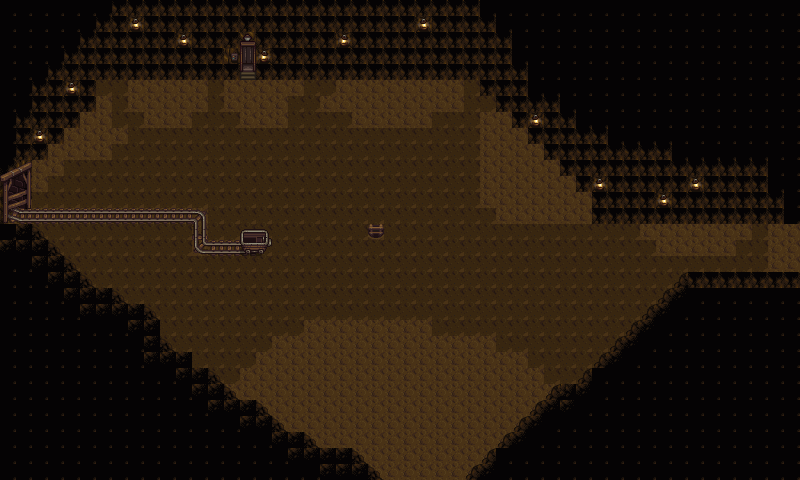

Below is a game level as drawn by its tile map, then a one-line description and the .tmx that defines it (tile-layer data replaced by summaries):
An orthogonal 50x30 tile map with 16x16 px tiles, 6 tile layers (background, stair, Wall, rail, ...), 2 tilesets and 16 objects.

<map version="1.10" tiledversion="1.11.2" orientation="orthogonal" renderorder="right-down" width="50" height="30" tilewidth="16" tileheight="16" infinite="0" nextlayerid="15" nextobjectid="31">
 <tileset firstgid="1" name="spring_outdoors" tilewidth="16" tileheight="16" tilecount="1975" columns="25">
  <image source="../spring_outdoors/spring_outdoors.png" width="400" height="1264" />
  <tile id="181" probability="0.1" />
  <tile id="182" probability="0.1" />
  <tile id="206" probability="0.05" />
  <tile id="207" probability="0.05" />
  <tile id="231" probability="0.05" />
  <wangsets>
   <wangset name="DeepGreenGrass" type="corner" tile="-1">
    <wangcolor name="DeepGreenGrass" color="#ff0000" tile="-1" probability="1" />
    <wangcolor name="Grass" color="#00ff00" tile="-1" probability="1" />
    <wangtile tileid="177" wangid="0,2,0,0,0,0,0,0" />
    <wangtile tileid="178" wangid="0,0,0,2,0,0,0,0" />
    <wangtile tileid="200" wangid="0,2,0,0,0,2,0,2" />
    <wangtile tileid="201" wangid="0,2,0,0,0,0,0,2" />
    <wangtile tileid="202" wangid="0,0,0,0,0,0,0,2" />
    <wangtile tileid="203" wangid="0,2,0,2,0,0,0,2" />
    <wangtile tileid="225" wangid="0,0,0,0,0,2,0,2" />
    <wangtile tileid="228" wangid="0,2,0,2,0,0,0,0" />
    <wangtile tileid="250" wangid="0,0,0,2,0,2,0,2" />
    <wangtile tileid="251" wangid="0,0,0,2,0,2,0,0" />
    <wangtile tileid="252" wangid="0,0,0,0,0,2,0,0" />
    <wangtile tileid="253" wangid="0,2,0,2,0,2,0,0" />
    <wangtile tileid="275" wangid="0,2,0,2,0,2,0,2" />
    <wangtile tileid="300" wangid="0,1,0,0,0,1,0,0" />
    <wangtile tileid="302" wangid="0,0,0,1,0,0,0,1" />
    <wangtile tileid="325" wangid="0,0,0,1,0,0,0,0" />
    <wangtile tileid="326" wangid="0,0,0,1,0,1,0,0" />
    <wangtile tileid="327" wangid="0,0,0,0,0,1,0,0" />
    <wangtile tileid="328" wangid="0,1,0,1,0,1,0,0" />
    <wangtile tileid="350" wangid="0,1,0,1,0,0,0,0" />
    <wangtile tileid="351" wangid="0,1,0,1,0,1,0,1" />
    <wangtile tileid="352" wangid="0,0,0,0,0,1,0,1" />
    <wangtile tileid="353" wangid="0,1,0,0,0,1,0,1" />
    <wangtile tileid="375" wangid="0,1,0,0,0,0,0,0" />
    <wangtile tileid="376" wangid="0,1,0,0,0,0,0,1" />
    <wangtile tileid="377" wangid="0,0,0,0,0,0,0,1" />
    <wangtile tileid="378" wangid="0,0,0,1,0,1,0,1" />
    <wangtile tileid="403" wangid="0,1,0,1,0,0,0,1" />
   </wangset>
  </wangsets>
 </tileset>
 <tileset firstgid="1976" source="mine.tsx" />
 <layer id="2" name="background" width="50" height="30">
  <data>[1500 cells, 1500 non-empty, 2 distinct tile ids]</data>
 </layer>
 <layer id="9" name="stair" width="50" height="30">
  <data>[1500 cells, 1 non-empty, 1 distinct tile ids]</data>
 </layer>
 <layer id="3" name="Wall" width="50" height="30">
  <data>[1500 cells, 814 non-empty, 16 distinct tile ids]</data>
 </layer>
 <objectgroup id="13" name="DoorToFarm">
  <object id="29" x="318.667" y="414.667" width="200" height="68.6667" />
 </objectgroup>
 <objectgroup id="6" name="Wall">
  <properties>
   <property name="collision" type="bool" value="true" />
  </properties>
  <object id="4" x="10" y="9.33333" width="789.333" height="71.3333" />
  <object id="6" x="478.667" y="82.6667">
   <polygon points="0,0 112,140 321.333,140 322,-4" />
  </object>
  <object id="7" x="684" y="274.667">
   <polygon points="0,0 116,-2 117.333,206.667 -225.333,205.333" />
  </object>
  <object id="8" x="6.66667" y="224.667">
   <polygon points="0,0 21.3333,-2 88,62 104,62 120,76 135.333,78.6667 151.333,92 156,115.333 167.333,122.667 184.667,126 188,143.333 200,142 234,173.333 246.667,174 282.667,205.333 300,206.667 314,223.333 344.667,222 375.333,255.333 -7.33333,254.667 -7.33333,1.33333" />
  </object>
  <object id="9" x="96" y="79.3333">
   <polygon points="0,0 0.666667,32 -15.3333,33.3333 -14.6667,46 -30.6667,46.6667 -31.3333,60.6667 -46.6667,64 -47.3333,75.3333 -63.3333,79.3333 -96,93.3333 -96,-80.6667" />
  </object>
  <object id="10" x="96" y="79.3333">
   <polygon points="0,0 0.666667,32 -15.3333,33.3333 -14.6667,46 -30.6667,46.6667 -31.3333,60.6667 -46.6667,64 -47.3333,75.3333 -63.3333,79.3333 -96,93.3333 -96,-80.6667" />
  </object>
  <object id="18" x="472" y="520.667" width="1.33333" height="0.666667" />
  <object id="21" x="238.667" y="226.667" width="37.3333" height="32.6667" />
  <object id="24" x="375.333" y="228.667" />
 </objectgroup>
 <objectgroup id="10" name="stair">
  <properties>
   <property name="chuansong" type="int" value="1" />
  </properties>
  <object id="12" x="375.333" y="229.333" />
  <object id="25" x="352" y="205.333" width="47.3333" height="50.6667" />
 </objectgroup>
 <objectgroup id="12" name="Appear">
  <object id="27" x="421.333" y="466">
   <point />
  </object>
 </objectgroup>
 <objectgroup id="14" name="BackAppear">
  <object id="30" x="377.75" y="247.75">
   <point />
  </object>
 </objectgroup>
 <objectgroup id="11" name="elestair">
  <properties>
   <property name="chuansong" value="zhidingcengshu" />
  </properties>
  <object id="13" x="248.667" y="45.3333" height="20.6667" />
  <object id="16" x="204.75" y="42" width="74.0833" height="84.5" />
 </objectgroup>
 <layer id="4" name="rail" width="50" height="30">
  <data>[1500 cells, 17 non-empty, 5 distinct tile ids]</data>
 </layer>
 <layer id="5" name="minecar" width="50" height="30">
  <data>[1500 cells, 4 non-empty, 4 distinct tile ids]</data>
 </layer>
 <layer id="8" name="elestair" width="50" height="30">
  <data>[1500 cells, 4 non-empty, 4 distinct tile ids]</data>
 </layer>
</map>
